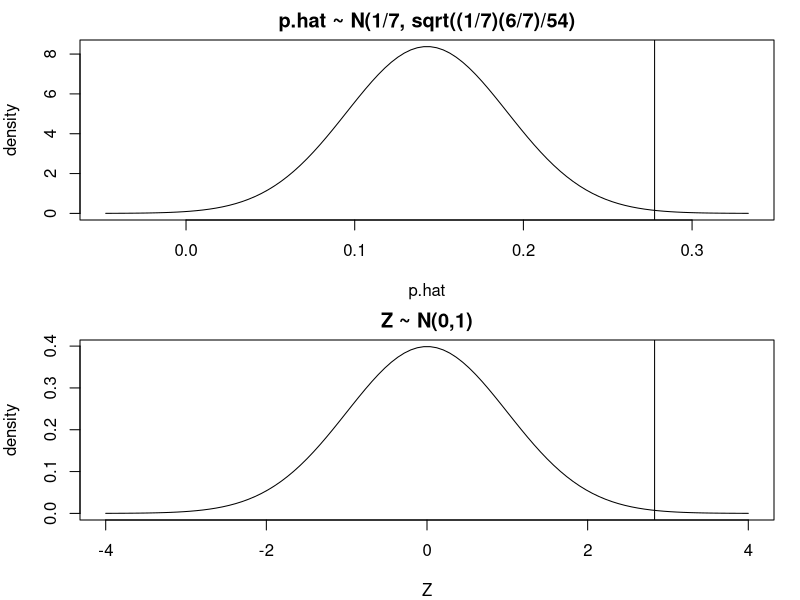
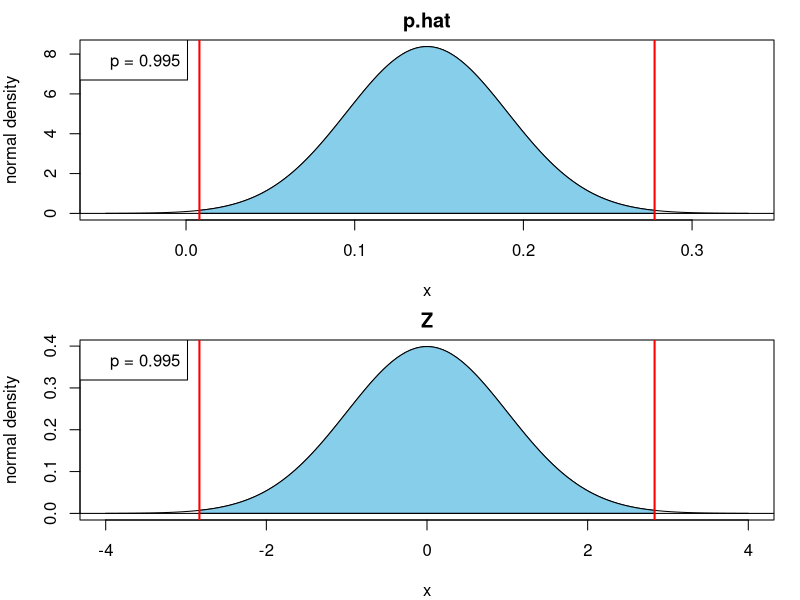

The R source for these figures, in order:
####################################################
# Intro to hypothesis testing:
####################################################

# H0: p = 1/7
# H1: p != 1/7

# Study finds p.hat = 15/54  (so n = 54) 

# What is the distribution of p.hat (the sample proportion) 
# under the null hypothesis???

p.hat = 15/54   # the sample proportion
p = 1/7         # the true proportion under the null hypothesis
n =  54         # the sample size

mu = p          # the expected value of the sample proportion
sd = sqrt(p*(1-p)/n) # the sd of the sample proportion

par.orig = par(mfrow = c(2,1), mar = c(4,4,2,1.3))
x = seq(mu-4*sd, mu+4*sd, length.out = 100)
plot(x, dnorm(x, mean = mu, sd = sd), type = "l", 
     xlab = "p.hat", ylab = "density", 
     main = "p.hat ~ N(1/7, sqrt((1/7)(6/7)/54)")
abline(v = p.hat)

###############################################################
# The test statistic is, in general equal to
# Z = (observed.value - mean) / standard deviation
# And under H0, Z ~ N(0,1)
# For the sample proportion, its test statistic is
# Z = (p.hat - mu) / sd, where sd = sqrt(p0(1-p0)/n)
###############################################################
Z = (p.hat - mu) / (sd)
x = seq(-4,4, length.out = 100)
plot(x, dnorm(x), type = "l", 
     xlab = "Z", ylab = "density", 
     main = "Z ~ N(0,1)")
abline(v = Z)

par(par.orig)

########################################################################
# Shades the area under the normal curve between a and b 
# This area corresponds to P (a <= x <= b) when X ~ N (mean, sd)
# For P (x <= b) set a = -Inf
# For P (x >= a) set b = Inf
########################################################################
shade.norm <- function(a,b, mean = 0, sd = 1,  ...) {
  m1 = mean-4*sd
  if (!is.infinite(a)) m1 = min(a,m1)
  m2 = mean+4*sd
  if (!is.infinite(b)) m2 = max(b,m2)
  
  x = seq(m1,m2, length.out = 100)
  plot(x, dnorm(x, mean = mean, sd = sd), type = "l", ylab = "normal density", ...)
  if (is.infinite(a)) a = m1
  if (is.infinite(b)) b = m2
  r = seq(a,b,length.out=100)
  cord.x <- c(a,r,b)
  cord.y <- c(0,dnorm(r, mean = mean, sd = sd),0)
  polygon(cord.x,cord.y,col='skyblue')
  abline(h = 0)
  
  p = pnorm(b, mean = mean, sd = sd) - pnorm(a, mean = mean, sd = sd)
  legend("topleft", legend = paste("p = ", round(p,3), sep = ""))
  
}

# get boundary of the tails for the p-value; boundaries
# are symmetric about the mean
diff = abs(p.hat - p) 

par.orig = par(mfrow = c(2,1), mar = c(4,4,2,1.3))
shade.norm(p - diff, p + diff, mean = mu, sd = sd, main = "p.hat")
abline(v = c(mu+diff,mu-diff), col = "red", lwd = 2) 
shade.norm(-abs(Z), abs(Z), main = "Z")
abline(v = c(Z,-Z), col = "red", lwd = 2)

###########################################
# calculate p-value from test statistic Z
# the p-value is the area in the tails
###########################################
p.value = 2*pnorm(-abs(Z))

###########################################
# use prop.test
###########################################
p2 = prop.test(15,54, p = 1/7, correct = FALSE)
p2$statistic # prop.test calculates X-squared statistic = Z^2
sqrt(p2$statistic) # confirm that our statistics match

###########################################
# more accurate with continuity correction
###########################################
p3 = prop.test(15,54, p = 1/7, correct = TRUE)
